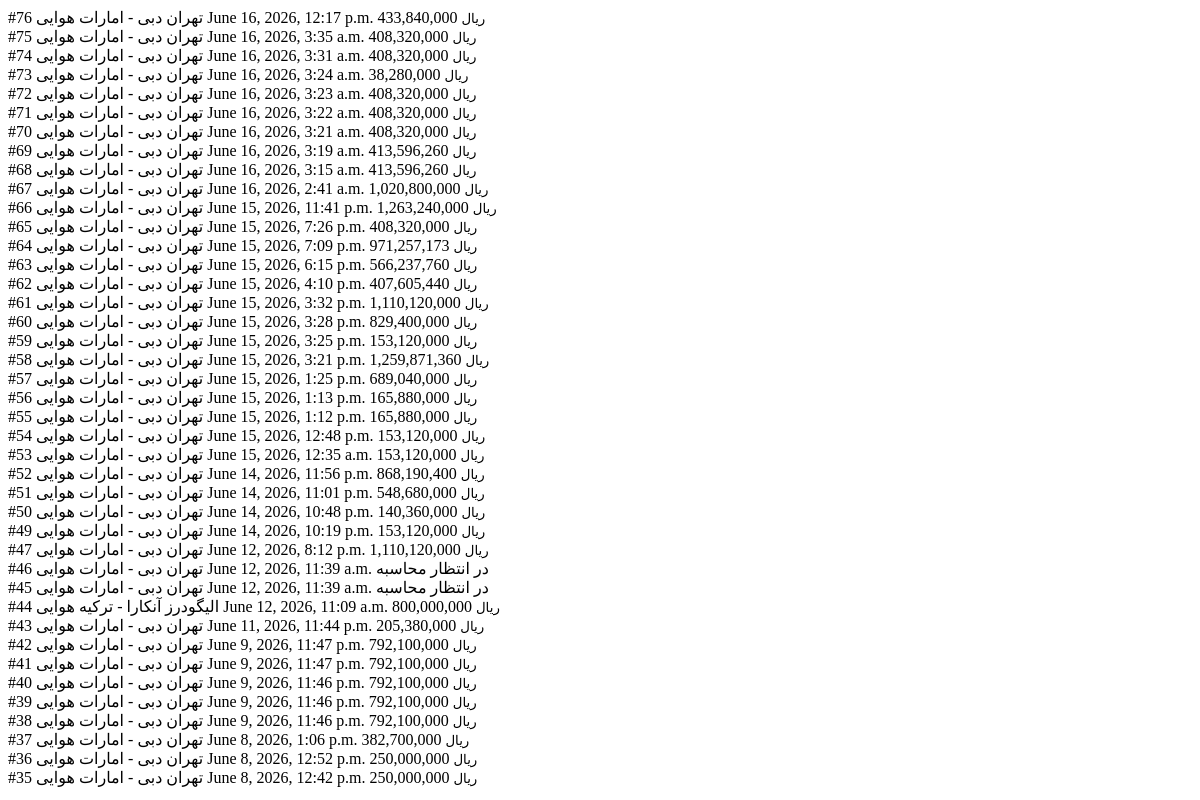
Before: /auth/profile/orders/filter/ (signed in) with the older database file.
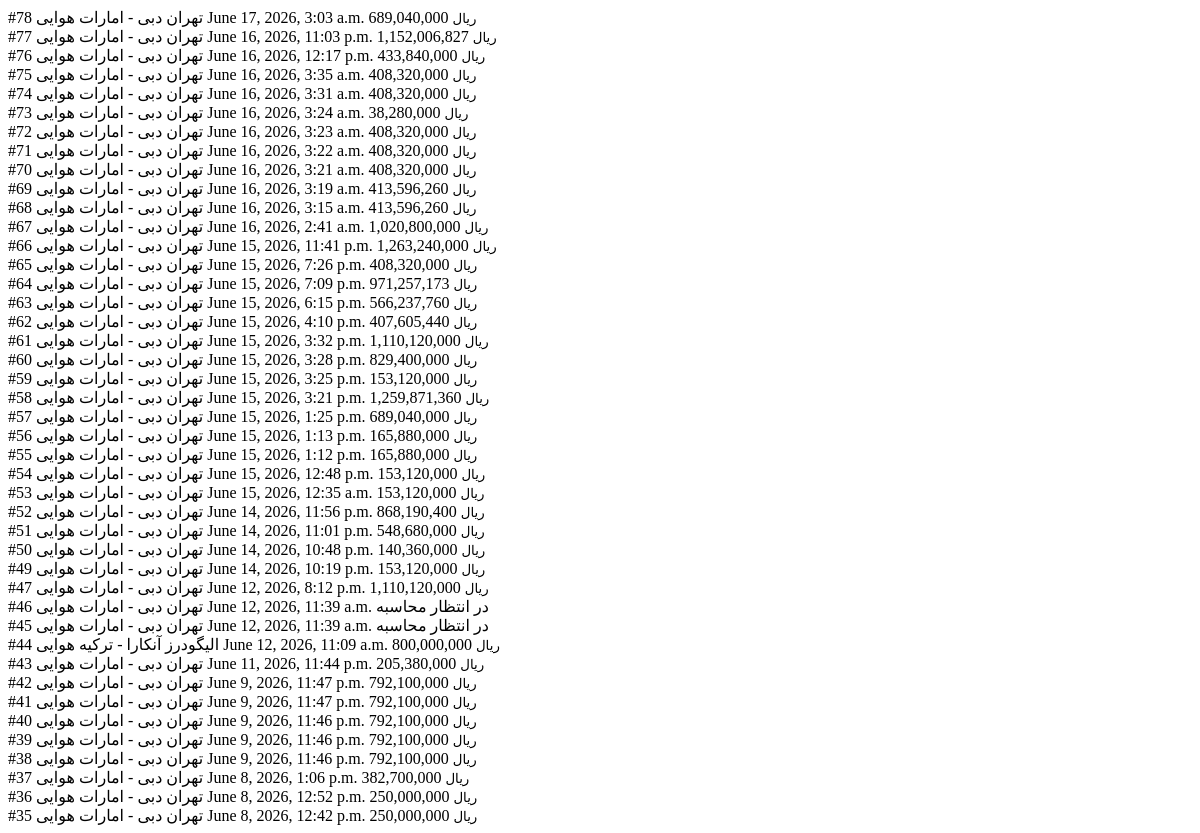
After: the same page with the newer database file.
### orders/models.py (models this page shows, shortened)
class CargoRequest(TimeStampedModel):
    customer = models.ForeignKey(User, on_delete=models.CASCADE, related_name='cargo_requests', verbose_name='مشتری')
    origin_country = models.ForeignKey(Country,on_delete=models.PROTECT,related_name="origin_requests",verbose_name="کشور مبدا",null=True,blank=True,)
    origin_province = models.ForeignKey(Province,on_delete=models.PROTECT,related_name="origin_requests",verbose_name="استان مبدا",null=True,blank=True,)
    origin_city = models.ForeignKey(City,on_delete=models.PROTECT,related_name="origin_requests",verbose_name="شهر مبدا")
    destination_port = models.ForeignKey(Port, on_delete=models.PROTECT, verbose_name='پورت/فرودگاه مقصد')
    transport_mode = models.CharField(max_length=20, choices=TransportMode.choices, verbose_name='روش حمل درخواست‌شده')
    shipping_procedure = models.CharField(max_length=20,choices=ShippingProcedure.choices,default=ShippingProcedure.COMMERCIAL,verbose_name="رویه ارسال")
    cargo_type = models.ForeignKey(CargoType, on_delete=models.PROTECT, verbose_name='نوع کالا (دسته اصلی)')
    actual_weight = models.DecimalField(max_digits=12, decimal_places=2, verbose_name='وزن واقعی (KG)')
    chargeable_weight = models.DecimalField(max_digits=12, decimal_places=2, null=True, blank=True, verbose_name='وزن قابل پرداخت (Chargeable)')
    container_size = models.CharField(max_length=20, choices=ContainerSize.choices, null=True, blank=True, verbose_name='ابعاد کانتینر')
    container_type = models.CharField(max_length=20, choices=ContainerType.choices, null=True, blank=True, verbose_name='نوع کانتینر')
    container_count = models.PositiveIntegerField(null=True, blank=True, verbose_name='تعداد کانتینر')
    selected_rate = models.ForeignKey(Rate, on_delete=models.SET_NULL, null=True, blank=True, related_name='orders', verbose_name='نرخ انتخاب شده فورواردر')
    final_price = models.DecimalField(max_digits=15, decimal_places=2, null=True, blank=True, verbose_name='قیمت نهایی محاسبه شده')
    needs_packaging = models.BooleanField(
        default=False,
        verbose_name="نیاز به بسته‌بندی"
    )
    needs_doorstep_packaging = models.BooleanField(
        default=False,
        verbose_name="نیاز به بسته‌بندی و تحویل در محل"
    )
    status = models.CharField(max_length=20, choices=OrderStatus.choices, default=OrderStatus.DRAFT, verbose_name='وضعیت درخواست')
    cargo_subcategories = models.ManyToManyField(
        CargoSubCategory,
        blank=True,
        verbose_name='زیردسته‌های کالا',
        related_name='requests'
    )
    other_cargo_details = models.CharField(max_length=255, null=True, blank=True, verbose_name='سایر جزئیات کالا (در صورت نبود در لیست)')
    base_shipping_price = models.DecimalField(
        max_digits=15,
        decimal_places=2,
        null=True,
        blank=True,
        verbose_name="هزینه حمل"
    )
    packaging_price = models.DecimalField(
        max_digits=15,
        decimal_places=2,
        null=True,
        blank=True,
        verbose_name="هزینه بسته‌بندی"
    )
    doorstep_packaging_price = models.DecimalField(
        max_digits=15,
        decimal_places=2,
        null=True,
        blank=True,
        verbose_name="هزینه تحویل و بسته‌بندی درب محل"
    )
    vat_amount = models.DecimalField(
        max_digits=15,
        decimal_places=2,
        null=True,
        blank=True,
        verbose_name="مبلغ ارزش افزوده"
    )
    price_subtotal = models.DecimalField(
        max_digits=15,
        decimal_places=2,
        null=True,
        blank=True,
        verbose_name="جمع قبل از ارزش افزوده"
    )
    sender_name = models.CharField(max_length=150, null=True, blank=True, verbose_name='نام و نام خانوادگی فرستنده')
    sender_national_id = models.CharField(max_length=10, null=True, blank=True, verbose_name='کد ملی فرستنده')
    sender_phone = models.CharField(max_length=15, null=True, blank=True, verbose_name='شماره تماس فرستنده')
    sender_province = models.ForeignKey(Province, on_delete=models.SET_NULL, null=True, blank=True, related_name='sender_requests', verbose_name='استان فرستنده')
    sender_city = models.ForeignKey(City, on_delete=models.SET_NULL, null=True, blank=True, related_name='sender_city_requests', verbose_name='شهر فرستنده')
    sender_address = models.TextField(null=True, blank=True, verbose_name='آدرس دقیق پستی فرستنده')
    class Meta:
        verbose_name = "درخواست حمل"
        verbose_name_plural = "درخواست‌های حمل"

### locations/models.py (models this page shows, shortened)
class City(TimeStampedModel):
    province = models.ForeignKey(Province, on_delete=models.PROTECT, related_name="cities")
    name = models.CharField(max_length=100)
    is_active = models.BooleanField(default=True)
    class Meta:
        unique_together = ("province", "name")
        verbose_name = "شهر"
        verbose_name_plural = "شهرها"

class Port(TimeStampedModel):
    class PortType(models.TextChoices):
        SEA = "sea", "بندر"
        AIR = "air", "فرودگاه"
        land = "land", "گمرک زمینی"
        rail  = "rail", "گمرک ریلی"
    city = models.ForeignKey(DestinationCity, on_delete=models.PROTECT, related_name="ports")
    name = models.CharField(max_length=150)
    port_type = models.CharField(max_length=5, choices=PortType.choices)
    code = models.CharField(max_length=10, blank=True)  # IATA / UN/LOCODE
    is_active = models.BooleanField(default=True)
    class Meta:
        verbose_name = "بندر / فرودگاه"
        verbose_name_plural = "بنادر و فرودگاه‌ها"

class DestinationCity(TimeStampedModel):
    country = models.ForeignKey(Country, on_delete=models.PROTECT, related_name="cities")
    name = models.CharField(max_length=100)
    is_active = models.BooleanField(default=True)
    class Meta:
        unique_together = ("country", "name")
        verbose_name = "شهر مقصد"
        verbose_name_plural = "شهرهای مقصد"

class Country(TimeStampedModel):
    name = models.CharField(max_length=100, unique=True)
    code = models.CharField(max_length=3, unique=True)  # ISO 3166-1 alpha-3
    is_active = models.BooleanField(default=True)
    class Meta:
        verbose_name = "کشور"
        verbose_name_plural = "کشورها"

### customer/views.py (the view)
@login_required
def filter_orders(request):
    origin_id = request.GET.get("origin")
    destination_id = request.GET.get("destination")
    transport = request.GET.get("transport")
    date_str = request.GET.get("date")
    shipping_procedure = request.GET.get("shipping_procedure")
    orders = get_customer_orders_queryset(request.user)
    if shipping_procedure:
        orders = orders.filter(shipping_procedure=shipping_procedure)
    if origin_id:
        orders = orders.filter(origin_city_id=origin_id)
    if destination_id:
        orders = orders.filter(destination_port__city_id=destination_id)
    if transport:
        orders = orders.filter(transport_mode=transport)
    if date_str:
        orders = orders.filter(created_at__date=date_str)
    return render(
        request,
        "customer_panel/profile/partials/orders_table_rows.html",
        {
            "orders": orders,
        },
    )

### customer/views.py (called while the page is built)
def get_customer_orders_queryset(user):
    return CargoRequest.objects.filter(
        customer=user,
    ).select_related(
        "cargo_type",
        "origin_city",
        "origin_city__province",
        "destination_port",
        "destination_port__city",
        "destination_port__city__country",
        "selected_rate",
    ).order_by("-created_at")

### templates/customer_panel/profile/partials/orders_table_rows.html (shortened to what this page needs)
{% load humanize %}
{% load jformat %}
{% for order in orders %}
  <tr>
    <td class="fw-bold">#{{ order.id }}</td>
    <td>
      {% if order.origin_city %}
        {{ order.origin_city.name }}
      {% else %}
        -
      {% endif %}
    </td>
    <td>
      {% if order.destination_port and order.destination_port.city %}
        {{ order.destination_port.city.name }} - {{ order.destination_port.city.country.name }}
      {% else %}
        -
      {% endif %}
    </td>
    <td>
      <span class="badge-transport">{{ order.get_transport_mode_display }}</span>
    </td>
    <td>{{ order.created_at|jformat:'%Y/%m/%d' }}</td>
    <td>
      {% if order.final_price %}
        {{ order.final_price|floatformat:0|intcomma }} <small>ریال</small>
      {% else %}
        <span class="text-muted">در انتظار محاسبه</span>
      {% endif %}
    </td>
  </tr>
{% empty %}
  <tr class="orders-empty-row">
    <td colspan="7">سفارشی برای نمایش وجود ندارد.</td>
  </tr>
{% endfor %}

Changed rows visible on the page:
added CargoRequest: id "78", origin_city.name "تهران", destination_port.city.name "دبی", destination_port.city.country.name "امارات", transport_mode "هوایی", created_at|jformat "June 17, 2026, 3:03 a.m.", final_price "689,040,000"
added CargoRequest: id "77", origin_city.name "تهران", destination_port.city.name "دبی", destination_port.city.country.name "امارات", transport_mode "هوایی", created_at|jformat "June 16, 2026, 11:03 p.m.", final_price "1,152,006,827"
